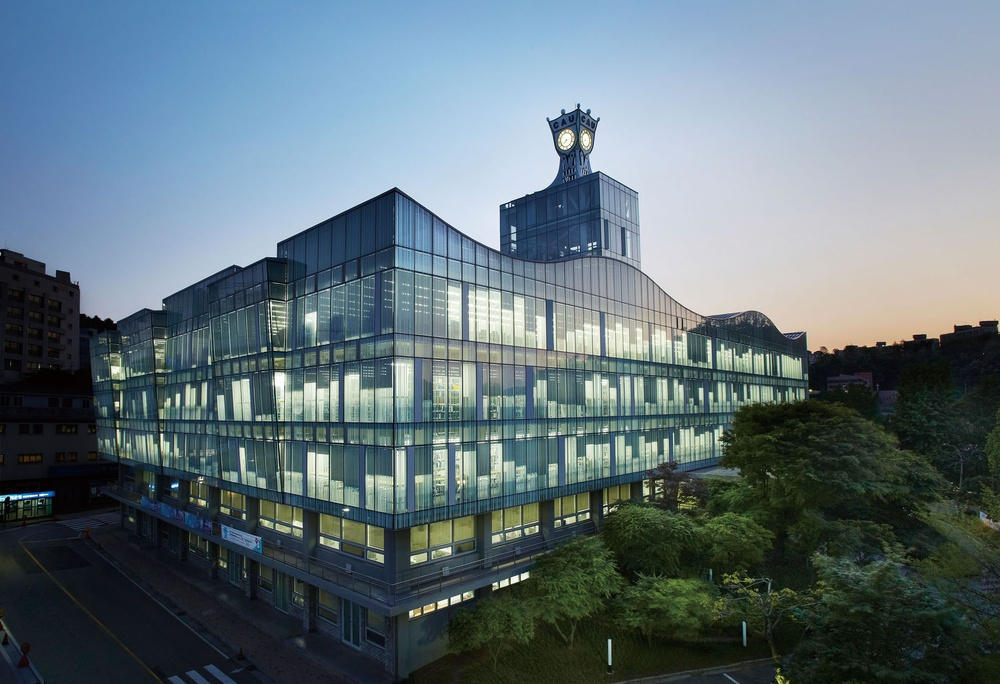
#> input picture assignment05/cau.jpg, 1000 x 684 px, shrunk from 1968 x 1347 before the run
$ python assignment05-1.py
#> lines starting #> are read from the running program, lines starting #| are printed output that depends on the picture
import matplotlib.pyplot as plt
import numpy as np
from scipy import signal
from skimage import io, color
from skimage import exposure

file_image	= 'cau.jpg'

im_color 	= io.imread(file_image)
#> im_color is the input picture: shape (684, 1000, 3); mean R, G, B 98.2, 114.7, 122.3
im_gray  	= color.rgb2gray(im_color)
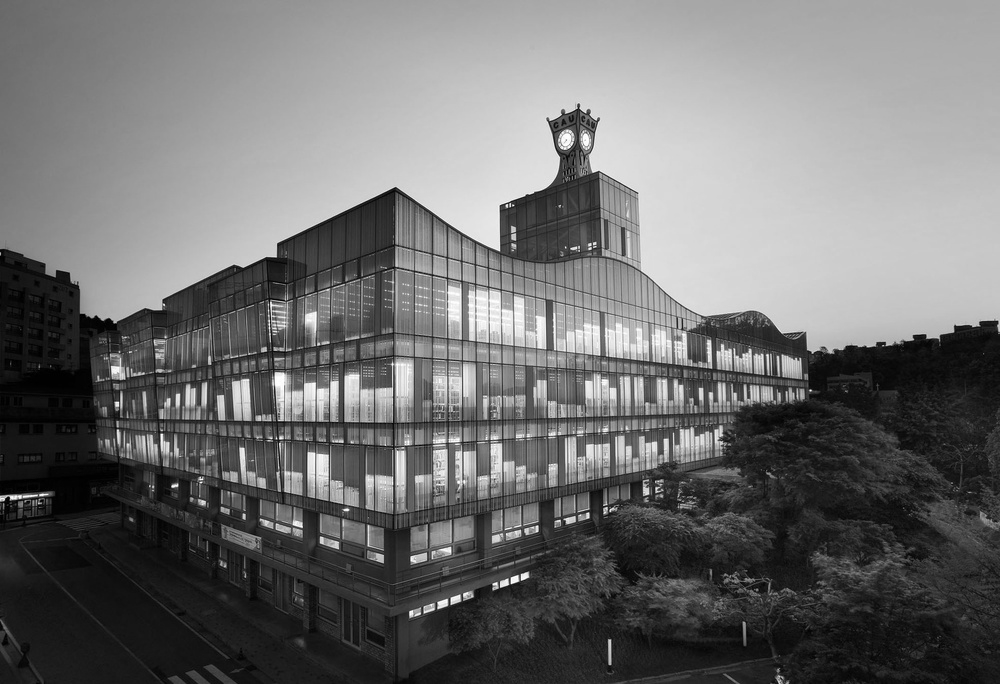
#> im_gray: shape (684, 1000) float64; min 0, max 0.999, mean 0.438

ker 		= np.array([[0,0,0],[0,1,0],[0,0,0]])
im_conv		= signal.convolve2d(im_gray, ker, boundary='symm', mode='same')

p1 = plt.subplot(2,2,1)
p1.set_title('color image')
plt.imshow(im_color)
plt.axis('off')

p2 = plt.subplot(2,2,2)
p2.set_title('gray image')
plt.imshow(im_gray, cmap='gray')
plt.axis('off')

p3 = plt.subplot(2,2,3)
p3.set_title('convolution kernel')
plt.imshow(ker, cmap='gray')
plt.axis('off')

p4 = plt.subplot(2,2,4)
p4.set_title('convolution result')
plt.imshow(im_conv, cmap='gray')
plt.axis('off')

plt.show()
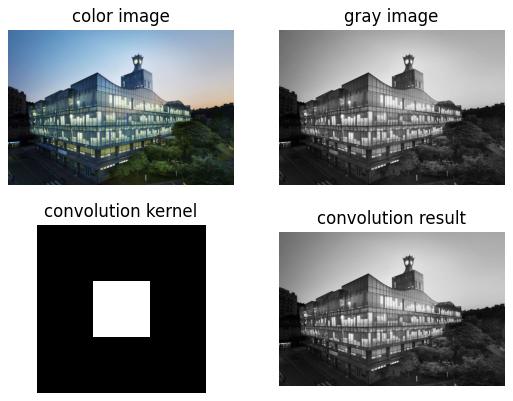
#> figure drawn by matplotlib, 4 panels
